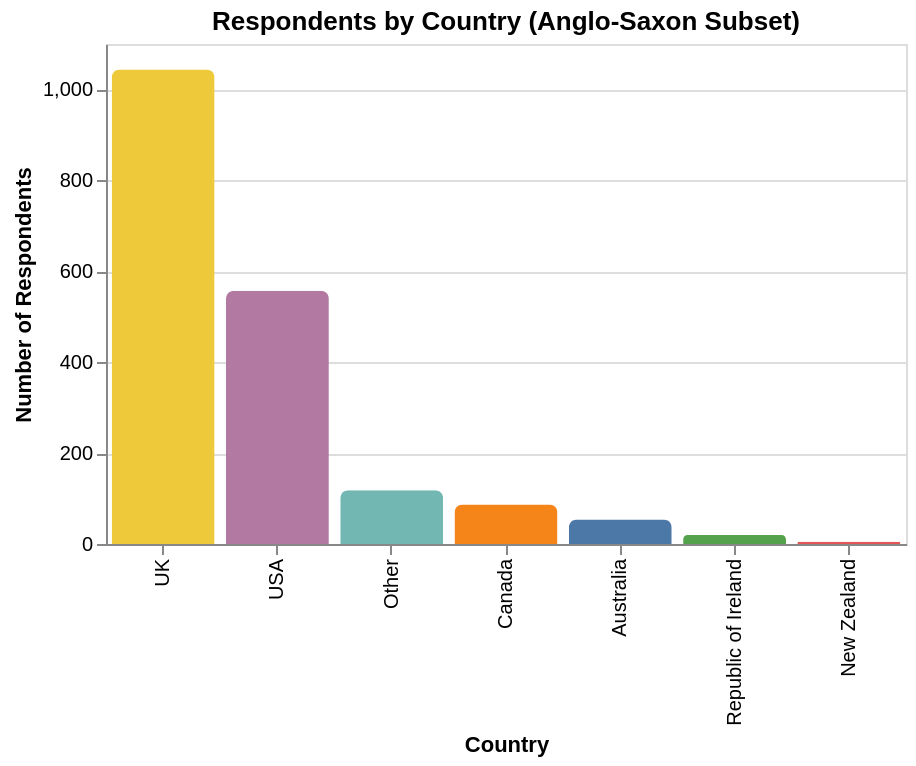

This figure's notebook cell:
### Markdown cell above
## 3. Dataset Overview

### Code cell
# -------------------------------------------------------
# CHART 1: Sample distribution by country
# -------------------------------------------------------
country_counts = df_as['Country_Label'].value_counts().reset_index()
country_counts.columns = ['Country', 'Count']

chart_country = alt.Chart(country_counts).mark_bar(cornerRadiusTopLeft=4, cornerRadiusTopRight=4).encode(
    x=alt.X('Country:N', sort='-y', title='Country'),
    y=alt.Y('Count:Q', title='Number of Respondents'),
    color=alt.Color('Country:N', legend=None, scale=alt.Scale(scheme='tableau10')),
    tooltip=['Country', 'Count']
).properties(
    title='Respondents by Country (Anglo-Saxon Subset)',
    width=400, height=250
)

chart_country

### Figure 1 — Vega-Lite specification as saved in the notebook (floating-point values rounded to 4 significant figures)
{"config": {"view": {"continuousWidth": 300, "continuousHeight": 300}}, "data": {"name": "data-80087b6ca19ae8a85f8bfeeb5890b948"}, "mark": {"type": "bar", "cornerRadiusTopLeft": 4, "cornerRadiusTopRight": 4}, "encoding": {"color": {"field": "Country", "legend": null, "scale": {"scheme": "tableau10"}, "type": "nominal"}, "tooltip": [{"field": "Country", "type": "nominal"}, {"field": "Count", "type": "quantitative"}], "x": {"field": "Country", "sort": "-y", "title": "Country", "type": "nominal"}, "y": {"field": "Count", "title": "Number of Respondents", "type": "quantitative"}}, "height": 250, "title": "Respondents by Country (Anglo-Saxon Subset)", "width": 400, "$schema": "https://vega.github.io/schema/vega-lite/v5.20.1.json", "datasets": {"data-80087b6ca19ae8a85f8bfeeb5890b948": [{"Country": "UK", "Count": 1044}, {"Country": "USA", "Count": 557}, {"Country": "Other", "Count": 118}, {"Country": "Canada", "Count": 87}, {"Country": "Australia", "Count": 54}, {"Country": "Republic of Ireland", "Count": 20}, {"Country": "New Zealand", "Count": 5}]}}
